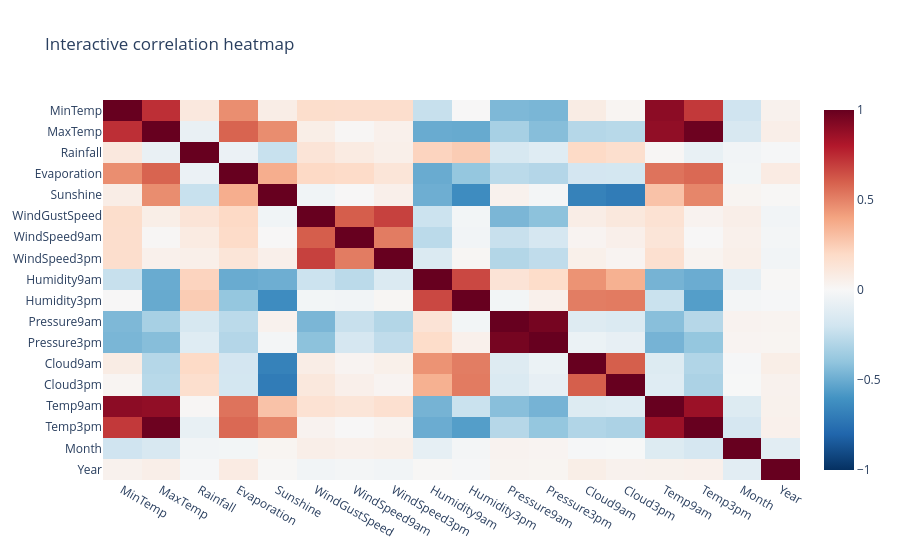

The cell this chart's notebook holds for it:
### Code cell
# Correlation heatmap
plt.figure(figsize=(14, 10))
sns.heatmap(
    corr,
    annot=False,
    cmap="coolwarm",
    center=0,
    linewidths=0.3,
    linecolor="white",
    vmin=-1,
    vmax=1,
    cbar_kws={"shrink": 0.8, "label": "Pearson r"}
)
plt.title("Correlation Matrix — Numerical Variables", fontsize=13, fontweight="bold")
plt.xticks(rotation=45, ha="right", fontsize=9)
plt.yticks(rotation=0, fontsize=9)
plt.tight_layout()
plt.savefig(os.path.join(CHARTS_DIR, "fig_16_correlation_heatmap.png"), dpi=150, bbox_inches="tight")
plt.show()

# Interactive heatmap
fig = px.imshow(
    corr,
    text_auto=False,
    aspect="auto",
    color_continuous_scale="RdBu_r",
    zmin=-1,
    zmax=1,
    title="Interactive correlation heatmap"
)
fig.show()

### Figure 1 — Plotly figure (JSON) as saved in the notebook; plotly's stock layout.template omitted (floating-point values rounded to 4 significant figures; data arrays with more than 128 entries replaced by an {"elided": "..."} marker saying what was removed)
{"data": [{"coloraxis": "coloraxis", "hovertemplate": "x: %{x}<br>y: %{y}<br>color: %{z}<extra></extra>", "name": "0", "type": "heatmap", "x": ["MinTemp", "MaxTemp", "Rainfall", "Evaporation", "Sunshine", "WindGustSpeed", "WindSpeed9am", "WindSpeed3pm", "Humidity9am", "Humidity3pm", "Pressure9am", "Pressure3pm", "Cloud9am", "Cloud3pm", "Temp9am", "Temp3pm", "Month", "Year"], "xaxis": "x", "y": ["MinTemp", "MaxTemp", "Rainfall", "Evaporation", "Sunshine", "WindGustSpeed", "WindSpeed9am", "WindSpeed3pm", "Humidity9am", "Humidity3pm", "Pressure9am", "Pressure3pm", "Cloud9am", "Cloud3pm", "Temp9am", "Temp3pm", "Month", "Year"], "yaxis": "y", "z": {"elided": "18x18 float values"}}], "layout": {"coloraxis": {"cmax": 1, "cmin": -1, "colorscale": [[0, "rgb(5,48,97)"], [0.1, "rgb(33,102,172)"], [0.2, "rgb(67,147,195)"], [0.3, "rgb(146,197,222)"], [0.4, "rgb(209,229,240)"], [0.5, "rgb(247,247,247)"], [0.6, "rgb(253,219,199)"], [0.7, "rgb(244,165,130)"], [0.8, "rgb(214,96,77)"], [0.9, "rgb(178,24,43)"], [1, "rgb(103,0,31)"]]}, "title": {"text": "Interactive correlation heatmap"}, "xaxis": {"anchor": "y", "domain": [0, 1]}, "yaxis": {"anchor": "x", "autorange": "reversed", "domain": [0, 1]}}}
